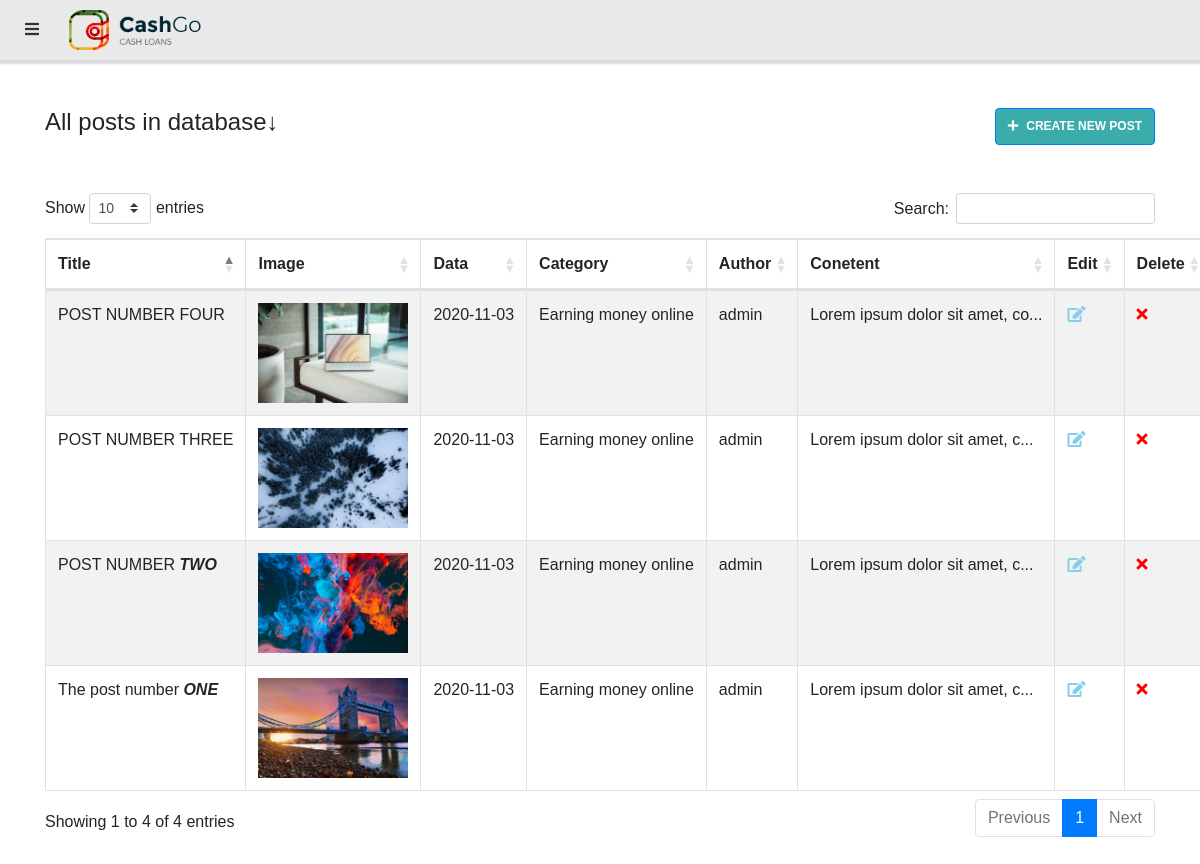
The page /admin/posts.php on the database its author committed.
### tables this page shows
CREATE TABLE `home` (
  `logo` varchar(225) NOT NULL,
  `id` int(11) NOT NULL,
  `title` varchar(255) NOT NULL,
  `hero_img` varchar(225) NOT NULL,
  `tag_line` varchar(255) NOT NULL,
  `card1_title` varchar(255) NOT NULL,
  `card1_content` varchar(255) NOT NULL,
  `card2_title` varchar(255) NOT NULL,
  `card2_content` varchar(255) NOT NULL,
  `card3_title` varchar(255) NOT NULL,
  `card3_content` varchar(255) NOT NULL,
  `card4_title` varchar(255) NOT NULL,
  `card4_content` varchar(255) NOT NULL,
  `s1_line1` varchar(225) NOT NULL,
  `s1_line2` varchar(255) NOT NULL,
  `s1_content` varchar(255) NOT NULL,
  `s2_line1` varchar(225) NOT NULL,
  `s2_line2` varchar(255) NOT NULL,
  `s3_line1` varchar(225) NOT NULL,
  `s3_line2` varchar(255) NOT NULL,
  `s3_title1` varchar(225) NOT NULL,
  `s3_title2` varchar(255) NOT NULL,
  `s3_title3` varchar(255) NOT NULL,
  `s3_title4` varchar(255) NOT NULL,
  `s3_content1` varchar(225) NOT NULL,
  `s3_content2` varchar(255) NOT NULL,
  `s3_content3` varchar(255) NOT NULL,
  `s3_content4` varchar(255) NOT NULL,
  `t1_link` varchar(225) NOT NULL,
  `t1_content` varchar(255) NOT NULL,
  `t1_name` varchar(255) NOT NULL,
  `t2_link` varchar(225) NOT NULL,
  `t2_content` varchar(255) NOT NULL,
  `t2_name` varchar(255) NOT NULL,
  `t3_link` varchar(225) NOT NULL,
  `t3_content` varchar(255) NOT NULL,
  `t3_name` varchar(255) NOT NULL
);

CREATE TABLE `posts` (
  `id` int(11) NOT NULL,
  `img_name` varchar(225) NOT NULL,
  `title` varchar(255) NOT NULL,
  `content` varchar(2048) NOT NULL,
  `date` date NOT NULL,
  `category` varchar(255) NOT NULL,
  `author` varchar(255) NOT NULL
);

### admin/posts.php (the view, shortened to what this page needs)
<?php include "../includes/db.php"; ?>
<?php
    $query="SELECT * FROM `home`";
    $q_res=mysqli_query($con,$query);
    $row=mysqli_fetch_assoc($q_res);
    $currentLogo=$row['logo'];
?>
<?php include "includes/header.php"; ?>
<div class="container py-5">
<div class="d-flex justify-content-between mb-5">
<h4>All posts in database↓</h4>
<a href="add-post.php" class="btn btn-primary d-flex align-items-center"><i class="fa fa-plus mr-2"></i>CREATE NEW POST</a>
</div>
<table id="posts" class="table table-striped table-bordered dt-responsive nowrap" style="width:100%;">
        <thead>
            <tr>
                <th>Title</th>
                <th>Image</th>
                <th>Data</th>
                <th>Category</th>
                <th>Author</th>
                <th>Conetent</th>
                <th>Edit</th>
                <th>Delete</th>
            </tr>
        </thead>
        <tbody>
            <?php
                $query="SELECT * FROM `posts`";
                $q_res=mysqli_query($con,$query);
                while($row=mysqli_fetch_assoc($q_res)){
                $id=$row['id'];
                $title=$row['title'];
                $content=$row['content'];
                $content=substr($content,0,30)."...";
                $img_name=$row['img_name'];
                $date=$row['date'];
                $category=$row['category'];
                $author=$row['author'];
                    echo "<tr>";
                    echo "<td>$title</td>";
                    echo "<td><img style='width:150px;' src='../assets/img/$img_name' alt='post_image'></td>";
                    echo "<td>$date</td>";
                    echo "<td>$category</td>";
                    echo "<td>$author</td>";
                    echo "<td>$content</td>";
                    echo "<td><a href='edit-post.php?edit=$id'><i style='color:skyblue;' class='fa fa-edit mr-2'></i></a></td>";
                    echo "<td><a href='delete-post.php?delete=$id'><i style='color:red;' class='fa fa-times mr-2'></i></a></td>";
                    echo "</tr>";
                }
            ?>
        </tbody>
    </table>
</div>
<?php include "includes/footer.php"; ?>

### admin/includes/header.php (shortened to what this page needs)
<!DOCTYPE html>
<html lang="en">
<head>
    <link rel="stylesheet" href="https://maxcdn.bootstrapcdn.com/bootstrap/4.5.2/css/bootstrap.min.css">
    <link rel="stylesheet" href="https://cdnjs.cloudflare.com/ajax/libs/font-awesome/4.7.0/css/font-awesome.min.css">
    <link rel="stylesheet" href="https://use.fontawesome.com/releases/v5.12.0/css/all.css">
    <link rel="stylesheet" href="https://cdn.datatables.net/1.10.22/css/dataTables.bootstrap4.min.css">
    <link rel="stylesheet" href="
https://cdn.datatables.net/responsive/2.2.6/css/responsive.bootstrap4.min.css">
    <link rel="stylesheet" href="assets/css/styles.css">
    <link rel="stylesheet" href="assets/css/menu_bar.css">
</head>
<body>
   <div class="nav_bar">
      <a href="#">
      <i class="fa fa-bars"></i>
      </a>
       <img style="width:132px;" src="../assets/img/<?php echo $currentLogo; ?>" alt="backgound image">
   </div>

### admin/assets/css/styles.css (style rules this page uses)
body { overflow-x: hidden; }
.btn { background-color: #3aadaa; font-family: Montserrat, sans-serif; font-size: 12px; font-weight: 600; color: #fff; }
body { font-family: 'Poppins', sans-serif !important; }
h4 { font-size: 24px !important; }

### admin/assets/css/menu_bar.css (style rules this page uses)
*,ul,li { margin: 0; padding: 0; box-sizing: border-box; }
body { position: relative; }
.nav_bar { position: relative; z-index: 1000; background-color: #e9e9e9; padding: 10px 25px; display: flex; align-items: center; box-shadow: 0 2px 2px 2px rgba(0,0,0,0.15); }
.nav_bar>a { margin-right: 30px; }
.nav_bar>a>i { color: #333; }

### rows shown on the page
home: logo (picture)
posts: title "The post number ONE", img_name (picture), date "2020-11-03", category "Earning money online", author "admin", content "Lorem ipsum dolor sit amet, c..."
posts: title "POST NUMBER TWO", img_name (picture), date "2020-11-03", category "Earning money online", author "admin", content "Lorem ipsum dolor sit amet, c..."
posts: title "POST NUMBER THREE", img_name (picture), date "2020-11-03", category "Earning money online", author "admin", content "Lorem ipsum dolor sit amet, c..."
posts: title "POST NUMBER FOUR", img_name (picture), date "2020-11-03", category "Earning money online", author "admin", content "Lorem ipsum dolor sit amet, co..."
